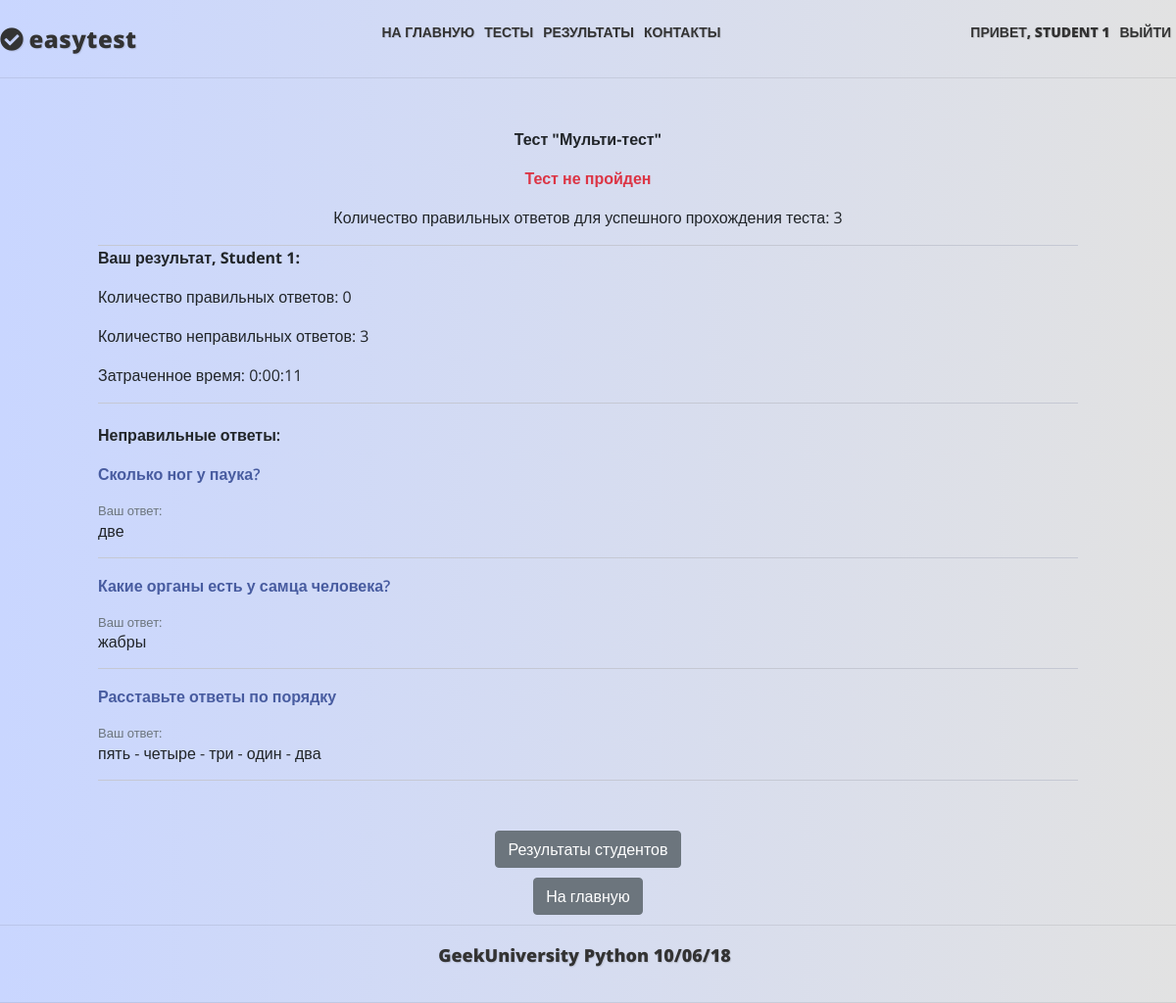
The app's page /result/1/test_4 (signed in) with its own data.
### mainapp/models.py (models this page shows, shortened)
class Core(models.Model):
    title = models.CharField(_('title'), max_length=250, blank=True)
    description = models.TextField(_('description'), blank=True)
    sort = models.IntegerField(_('sort'), default=0, null=True, blank=True)
    active = models.BooleanField(_('active'), default=True)
    deleted = models.BooleanField(_('deleted'), default=False)
    all_objects = models.Manager()
    objects = CoreManager()
    class Meta:
        abstract = True

class Result(Core):
    class Meta:
        verbose_name = _('Результат')
        verbose_name_plural = _('Результаты')
    owner = models.ForeignKey(User, null=False, blank=True, related_name='results', on_delete=models.PROTECT)
    test = models.ForeignKey(Test, null=True, blank=True, related_name='results', on_delete=models.CASCADE)
    right_answers_count = models.PositiveIntegerField(_('right answers count'), default=0, blank=True)
    wrong_answers_count = models.PositiveIntegerField(_('wrong answers count'), default=0, blank=True)
    time = models.TimeField(_('time for test'), default=timezone.now, blank=True)
    is_test_passed = models.BooleanField(_('is test passed'), default=False)
    objects = ResultManager()

class Test(Core):
    class Meta:
        verbose_name = _('Тест')
        verbose_name_plural = _('Тесты')
    owner = models.ForeignKey(User, null=False, blank=True, related_name='tests', on_delete=models.PROTECT)
    category = models.ForeignKey(TestCategory, null=True, blank=True, on_delete=models.SET_NULL)
    keywords = models.ManyToManyField(Keyword, blank=True, related_name='tests')
    questions = models.ManyToManyField(Question, blank=True, related_name='tests')
    max_questions = models.PositiveIntegerField(_('Count questions'), default=1, blank=True)
    required_correct_answers = models.PositiveIntegerField(_('Required correct answers'), default=0, blank=True)
    time = models.TimeField(_('Max time for test'), default=datetime.time(0, 30), blank=True)
    objects = TestManager()
    TEST_TYPE_CHOICES = (
        ('th', 'teaching'),  # с цифрами (под индексом 0 в кортежах) форма создания теста не проходила, изменил на строку
        ('ex', 'exam'),
        )
    test_type = models.CharField(max_length=2, choices=TEST_TYPE_CHOICES, default='th')
    """ типы тестов - учебный и экзаменационный(на время и оценку) - это реализуем позже.
    Необходимо будет также добавить время на прохождение теста, проценты правильных ответов для разных оценок."""

class UserAnswer(Core):
    class Meta:
        verbose_name = _('Ответ пользователя')
        verbose_name_plural = _('Ответы пользователя')
    owner = models.ForeignKey(User, null=False, blank=True, on_delete=models.PROTECT)
    question = models.ForeignKey(Question, null=False, blank=True, related_name='user_answers', on_delete=models.CASCADE)
    result = models.ForeignKey(Result, null=False, blank=True, related_name='user_answers', on_delete=models.CASCADE)
    right_answer = models.TextField(_('Right answer'), blank=True, null=False)
    user_answer = models.TextField(_('User answer'), blank=True, null=False)
    is_correct = models.BooleanField(_('is user answer correct'), default=False)
    objects = UserAnswerManager()

class Question(Core):
    class Meta:
        verbose_name = _('Вопрос')
        verbose_name_plural = _('Вопросы')
    owner = models.ForeignKey(User, null=False, blank=True, related_name='questions', on_delete=models.PROTECT)
    objects = QuestionManager()
    QUESTION_TYPE = (
        ('select', 'Выбор правильного(-ых) ответа(-ов)'),
        ('sort', 'Ответы по порядку'),
        )
    q_type = models.CharField(_('question type'), max_length=10, choices=QUESTION_TYPE, default='select')
    def __str__(self):
        return f'{self.description}'

### mainapp/views.py (the view)
# urls.py: path('result/<int:pk>/test_<int:test>', mainapp.ResultDetail.as_view(), name='result'),
class ResultDetail(LoginRequiredMixin, DetailView):
    model = Result
    slug_field = 'owner'
    login_url = reverse_lazy('authapp:login')
    def get_object(self):
        user = self.request.user
        if self.request.resolver_match.url_name != 'result_update':
            pk = self.kwargs.pop('pk')
            if user.is_staff is True and int(pk) != user.id:
                student = user.students.get_student(pk, user)
                if student:
                    user = student
        self.kwargs[self.slug_url_kwarg] = user
        que = Result.objects.get_result_test_queryset(user, self.kwargs['test'])
        response = super().get_object(queryset=que)
        return response
    def get_context_data(self, **kwargs):
        context = {}
        if self.object:
            context['object'] = self.object
            context['user_incorrect_answers'] = self.object.user_answers.get_incorrect_answers()
        context.update(kwargs)
        return super().get_context_data(**context)

### mainapp/models.py (called while the page is built)
    def get_all_queryset(self):
        return CoreQuerySet(self.model)

    def get_result_test_queryset(self, owner_pk, pk):
        return self.filter(owner=owner_pk, test_id=pk)

    def get_queryset(self):
        return self.get_all_queryset()

    def get_queryset(self):
        return self.get_all_queryset()

    def get_incorrect_answers(self):
        return self.filter(is_correct=False)

### mainapp/templates/mainapp/result_detail.html (shortened to what this page needs)
{% extends "base.html" %}
{% load static i18n %}
{% block content %}
    {% if object %}
        <p><b>Тест "{{ object.test.title }}"</b></p>
        {% if object.is_test_passed %}
            <p class="font-weight-bold text-success">Тест пройден</p>
        {% else %}
            <p class="font-weight-bold text-danger">Тест не пройден</p>
            <p>Количество правильных ответов для успешного прохождения теста: {{ object.test.required_correct_answers }}</p>
        {% endif %}
        <div class="bl_result_info">
            <div class="result_info">
                <p class="font-weight-bold">{% if user.is_staff %}Результаты студента {% else %}Ваш результат, {% endif %}{{ object.owner.first_name|default:object.owner.username|title }}: </p>
                <p>Количество правильных ответов: {{ object.right_answers_count }}</p>
                <p>Количество неправильных ответов: {{ object.wrong_answers_count }}</p>
                <p>Затраченное время: {{ object.time|date:"G:i:s" }}</p>
            </div>
            {% if object.wrong_answers_count %}
                <p class="answers_wrong">{% trans 'Неправильные ответы:' %}</p>
                {% for object in user_incorrect_answers %}
                    <p class="question">{{ object.question }}</p>
                    <p class="answer_info">Ваш ответ:</p>
                    <p class="answer">{{ object.user_answer }}</p>
                {% endfor %}
            {% endif %}
        </div>
        {% include 'mainapp/includes/inc_btns_test_repeat.html' with pk=object.test.id %}
    {% else %}
        <p><b>Нет результатов по тесту</b></p>
    {% endif %}
{% endblock content %}

### templates/base.html (shortened to what this page needs)
{% load static i18n %}
<!DOCTYPE html>
<html lang="en">
<head>
    {% block styles %}
        <link rel="stylesheet" href="https://stackpath.bootstrapcdn.com/bootstrap/4.1.3/css/bootstrap.min.css">
        <link rel="stylesheet" href= "{% static 'css/style.css' %}?v={{ VERSION }}" >
    {% endblock styles %}
    <link rel="stylesheet" href="https://use.fontawesome.com/releases/v5.4.1/css/all.css">
</head>
<body>
<div class="header">
    <div class="center_content_header">
        <div class="logo">
            <i class="fas fa-check-circle"></i>
            <a href="{% url 'mainapp:main' %}">easytest</a>
        </div>
        <div class="menu">
            <ul>
                <li><a href="{% url 'mainapp:main' %}">{% trans 'На главную' %}</a></li>
                <li><a href="{% if user.is_staff %}#{% else %}{% url 'mainapp:tests' %}{% endif %}">{% trans 'Тесты' %}</a>
                </li>
                {% if user.is_authenticated %}
                    <li><a href="{% if user.is_staff %}#{% else %}{% url 'mainapp:results' user.id %}{% endif %}">{% trans 'Результаты' %}</a>
                    </li>
                {% endif %}
                <li><a href="#">{% trans 'Контакты' %}</a></li>
            </ul>
        </div>
        <div class="menu">
            <ul>
                {% if user.is_authenticated %}
                    <li><a href="{% url 'auth:edit' %}">{% trans 'Привет, ' %}{{ user.first_name|default:user.username }}</a></li>
                    <li><a href="{% url 'auth:logout' %}">{% trans 'Выйти' %}</a></li>
                {% else %}
                    <li><a href="{% url 'auth:login' %}">{% trans 'Войти' %}</a></li>
                {% endif %}
            </ul>
        </div>
    </div>
</div>
<div class="content">
    {% block content %}
    {% endblock content %}
</div>
<div class="footer">
    <p>GeekUniversity Python 10/06/18</p>
</div>
</body>
</html>

### mainapp/static/css/style.css (style rules this page uses)
* { padding: 0px; margin: 0px; }
body { display: flex; flex-direction: column; background: linear-gradient(to right, #c9d6ff, #e2e2e2); min-height: 100vh; font-family: 'Open Sans', Arial, sans-serif; }
.header, .footer { align-items: center; justify-content: center; display: flex; min-height: 80px; border-bottom: 1px solid rgba(51, 51, 51, 0.1); text-shadow: 1px 1px 1px rgba(0, 0, 0, 0.1); }
.header { margin-bottom: 50px; }
.header .center_content_header { display: flex; width: 1270px; justify-content: space-between; align-items: center; }
.header .center_content_header .logo { display: flex; align-items: center; font-weight: 900; padding: 0; font-size: 24px; text-shadow: 1px 1px 1px rgba(0, 0, 0, 0.1); letter-spacing: 0.5px; line-height: normal; color: #333333; }
.header .center_content_header .logo i { color: #333333; align-items: center; margin-right: 5px; }
.header .center_content_header .logo a { text-decoration: none; color: #333333; font-weight: 900; }
.menu ul { display: flex; list-style-type: none; }
.menu ul li { padding: 0 5px; }
.menu ul li a, .menu ul li .input_as_a { text-decoration: none; color: #333333; font-weight: 900; font-size: 14px; text-transform: uppercase; padding-bottom: 5px; border-bottom: 1px solid transparent; }
.content, .center, .center_full { display: flex; flex-direction: column; align-items: center; justify-content: center; }
.content, .center_full { flex: 1; }
.content { justify-content: flex-start; }
.bl_result_info { display: flex; flex-direction: column; margin-top: 0px; width: 1000px; }
.bl_result_info .result_info { border-top: solid 1px #c5c8d3; border-bottom: solid 1px #c5c8d3; }
.bl_result_info .question { color: #485ca0; font-weight: 600; }
.bl_result_info .answers_wrong { font-weight: 600; margin-top: 20px; }
.bl_result_info .answer_info { font-size: 13px; color: #6c757d; margin-bottom: -2px; }
.bl_result_info .answer { padding-bottom: 15px; border-bottom: solid 1px #c5c8d3; }
.footer { border-top: 1px solid rgba(51, 51, 51, 0.1); }
.footer p { color: #333333; font-weight: 900; font-size: 18px; padding-right: 7px; }

### records on screen
Result: test "Мульти-тест", test.required_correct_answers "3", owner.first_name "Student 1", right_answers_count "0", wrong_answers_count "3", time "0:00:11"
UserAnswer: question "Сколько ног у паука?", user_answer "две"
UserAnswer: question "Какие органы есть у самца человека?", user_answer "жабры"
UserAnswer: question "Расставьте ответы по порядку", user_answer "пять - четыре - три - один - два"

### other values on screen
{{ user.first_name|default:user.username }} "STUDENT 1"
